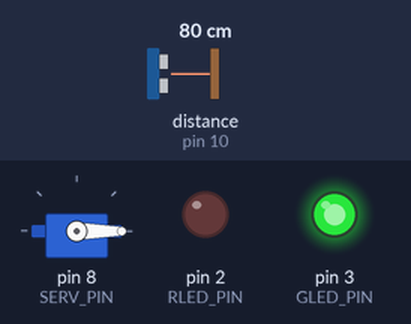
Bench run of a sketch on a simulated Arduino Uno, built with avr-gcc and run on an emulated ATmega328P. Parts: servo, output pins drawn as LEDs (lit = HIGH). Wiring (inferred from the names in the program): ultrasonic range finder: trigger pin 9; echo pin 10. The inputs (shaded band) are chosen by the test bench; at power-on: distance to the obstacle (sensor on pin 10) 80 cm. The echo pulse lasts 58.3 µs per cm; pins used as bus, display or sensor lines are not drawn; what the sketch prints to the serial monitor is not drawn.

Above: at 1.2 s.
1.3 s: distance to the obstacle (sensor on pin 10) set to 34 cm
2.8 s: distance to the obstacle (sensor on pin 10) set to 30 cm
At 3.2 s:
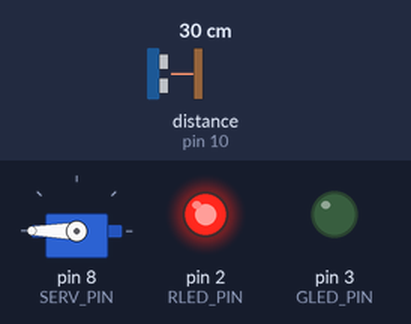
4.3 s: distance to the obstacle (sensor on pin 10) set to 35 cm
At 5.0 s:
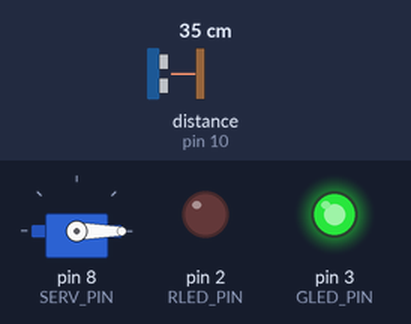
5.8 s: distance to the obstacle (sensor on pin 10) set to 2 cm
At 7.0 s:
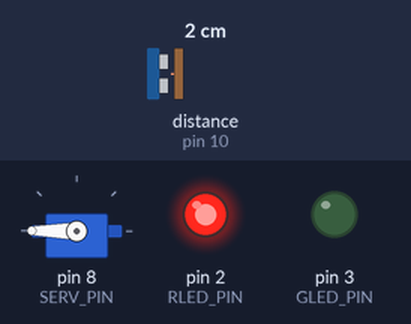
7.3 s: distance to the obstacle (sensor on pin 10) set to 60 cm
At 8.6 s:
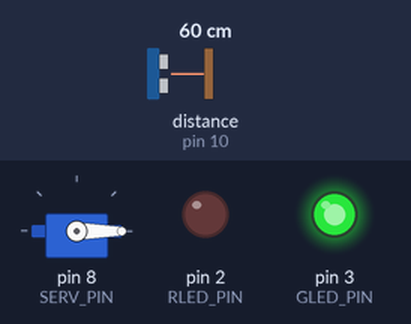
Timing chart, 0 to 9.8 s (numbered marks = the images above; inputs shaded):
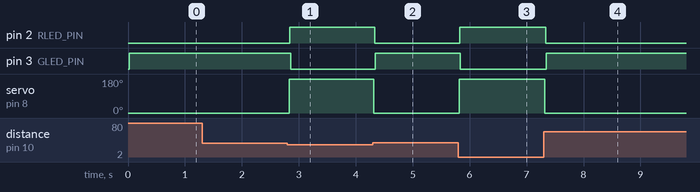

Measured:
- the behaviour switches between 32 and 31 cm on distance to the obstacle (sensor on pin 10) (found by bisection; images 0 and 1)
- after the input at 1.3 s, every drawn part: stays the same
- after the input at 2.8 s, pin 2 (RLED_PIN): LOW → HIGH at once; pin 3 (GLED_PIN): HIGH → LOW after 0.05 s; servo on pin 8 (SERV_PIN): 0° → 180° at once
- after the input at 4.3 s, pin 2 (RLED_PIN): HIGH → LOW at once; pin 3 (GLED_PIN): LOW → HIGH at once; servo on pin 8 (SERV_PIN): 180° → 0° at once
- after the input at 5.8 s, pin 2 (RLED_PIN): LOW → HIGH at once; pin 3 (GLED_PIN): HIGH → LOW at once; servo on pin 8 (SERV_PIN): 0° → 180° at once
- after the input at 7.3 s, pin 2 (RLED_PIN): HIGH → LOW at once; pin 3 (GLED_PIN): LOW → HIGH at once; servo on pin 8 (SERV_PIN): 180° → 0° at once

The sketch:

de_ende.ino
```cpp
#include <Servo.h>
#include "constants.h"
#include "variables.h"

void setup() {
  // Setup Servo
  servo.attach(SERV_PIN);
  servo.write(START_ANGLE);

  // Setup I/O Pins
  pinMode(TRIG_PIN, OUTPUT);
  pinMode(ECHO_PIN, INPUT);
  pinMode(RLED_PIN, OUTPUT);
  pinMode(GLED_PIN, OUTPUT);

  // Setup Serial
  Serial.begin(9600);
}

void loop() {
  process_distance();
}

void process_distance(){
  if(read_dist() <= 30){
    Serial.print('0');
    servo.write(END_ANGLE);
    delay(10);
    digitalWrite(RLED_PIN, HIGH);
    delay(10);
    digitalWrite(GLED_PIN, LOW);
    delay(10);
  }else{
    Serial.print('1');
    servo.write(START_ANGLE);
    delay(10);
    digitalWrite(RLED_PIN, LOW);
    delay(10);
    digitalWrite(GLED_PIN, HIGH);
    delay(10);
  }
}

int read_dist(){
  // Clears the trigPin
  digitalWrite(TRIG_PIN, LOW);
  delayMicroseconds(2);

  // Sets the trigPin on HIGH state for 10 micro seconds
  digitalWrite(TRIG_PIN, HIGH);
  delayMicroseconds(10);
  digitalWrite(TRIG_PIN, LOW);

  // Reads the echoPin, returns the sound wave travel time in microseconds
  duration = pulseIn(ECHO_PIN, HIGH);

  // Calculating the distance
  distance= duration*0.034/2;
  return distance;
}
```

constants.h
```cpp
#define RLED_PIN 2
#define GLED_PIN 3
#define SERV_PIN 8
#define TRIG_PIN 9
#define ECHO_PIN 10
#define START_ANGLE 0
#define END_ANGLE 190
```

variables.h
```cpp
Servo servo;
long duration;
int distance;
```
